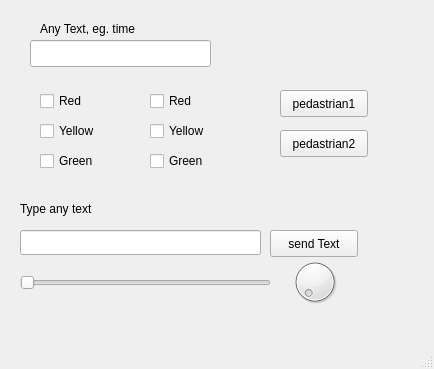
<?xml version="1.0" encoding="UTF-8"?>
<ui version="4.0">
 <class>MainWindow</class>
 <widget class="QMainWindow" name="MainWindow">
  <property name="geometry">
   <rect>
    <x>0</x>
    <y>0</y>
    <width>434</width>
    <height>369</height>
   </rect>
  </property>
  <property name="windowTitle">
   <string>MainWindow</string>
  </property>
  <widget class="QWidget" name="centralwidget">
   <widget class="QLabel" name="labelA">
    <property name="geometry">
     <rect>
      <x>40</x>
      <y>20</y>
      <width>111</width>
      <height>17</height>
     </rect>
    </property>
    <property name="text">
     <string>Any Text, eg. time</string>
    </property>
   </widget>
   <widget class="QLineEdit" name="textOutput">
    <property name="geometry">
     <rect>
      <x>30</x>
      <y>40</y>
      <width>181</width>
      <height>27</height>
     </rect>
    </property>
    <property name="palette">
     <palette>
      <active>
       <colorrole role="WindowText">
        <brush brushstyle="SolidPattern">
         <color alpha="255">
          <red>0</red>
          <green>170</green>
          <blue>0</blue>
         </color>
        </brush>
       </colorrole>
      </active>
      <inactive>
       <colorrole role="WindowText">
        <brush brushstyle="SolidPattern">
         <color alpha="255">
          <red>0</red>
          <green>170</green>
          <blue>0</blue>
         </color>
        </brush>
       </colorrole>
      </inactive>
      <disabled>
       <colorrole role="WindowText">
        <brush brushstyle="SolidPattern">
         <color alpha="255">
          <red>133</red>
          <green>133</green>
          <blue>133</blue>
         </color>
        </brush>
       </colorrole>
      </disabled>
     </palette>
    </property>
   </widget>
   <widget class="QCheckBox" name="red1">
    <property name="geometry">
     <rect>
      <x>40</x>
      <y>90</y>
      <width>105</width>
      <height>22</height>
     </rect>
    </property>
    <property name="text">
     <string>Red</string>
    </property>
    <property name="autoRepeatDelay">
     <number>300</number>
    </property>
   </widget>
   <widget class="QCheckBox" name="yellow1">
    <property name="geometry">
     <rect>
      <x>40</x>
      <y>120</y>
      <width>105</width>
      <height>22</height>
     </rect>
    </property>
    <property name="text">
     <string>Yellow</string>
    </property>
    <property name="autoRepeatDelay">
     <number>300</number>
    </property>
   </widget>
   <widget class="QCheckBox" name="green1">
    <property name="geometry">
     <rect>
      <x>40</x>
      <y>150</y>
      <width>105</width>
      <height>22</height>
     </rect>
    </property>
    <property name="text">
     <string>Green</string>
    </property>
    <property name="autoRepeatDelay">
     <number>300</number>
    </property>
   </widget>
   <widget class="QPushButton" name="pedastrian1">
    <property name="geometry">
     <rect>
      <x>280</x>
      <y>90</y>
      <width>88</width>
      <height>27</height>
     </rect>
    </property>
    <property name="text">
     <string>pedastrian1</string>
    </property>
   </widget>
   <widget class="QCheckBox" name="green2">
    <property name="geometry">
     <rect>
      <x>150</x>
      <y>150</y>
      <width>105</width>
      <height>22</height>
     </rect>
    </property>
    <property name="text">
     <string>Green</string>
    </property>
    <property name="autoRepeatDelay">
     <number>300</number>
    </property>
   </widget>
   <widget class="QCheckBox" name="yellow2">
    <property name="geometry">
     <rect>
      <x>150</x>
      <y>120</y>
      <width>105</width>
      <height>22</height>
     </rect>
    </property>
    <property name="text">
     <string>Yellow</string>
    </property>
    <property name="autoRepeatDelay">
     <number>300</number>
    </property>
   </widget>
   <widget class="QCheckBox" name="red2">
    <property name="geometry">
     <rect>
      <x>150</x>
      <y>90</y>
      <width>105</width>
      <height>22</height>
     </rect>
    </property>
    <property name="text">
     <string>Red</string>
    </property>
    <property name="autoRepeatDelay">
     <number>300</number>
    </property>
   </widget>
   <widget class="QPushButton" name="pedastrian2">
    <property name="geometry">
     <rect>
      <x>280</x>
      <y>130</y>
      <width>88</width>
      <height>27</height>
     </rect>
    </property>
    <property name="text">
     <string>pedastrian2</string>
    </property>
   </widget>
   <widget class="QLineEdit" name="lineEdit">
    <property name="geometry">
     <rect>
      <x>20</x>
      <y>230</y>
      <width>241</width>
      <height>25</height>
     </rect>
    </property>
   </widget>
   <widget class="QLabel" name="labelA_2">
    <property name="geometry">
     <rect>
      <x>20</x>
      <y>200</y>
      <width>111</width>
      <height>17</height>
     </rect>
    </property>
    <property name="text">
     <string>Type any text</string>
    </property>
   </widget>
   <widget class="QDial" name="dial">
    <property name="geometry">
     <rect>
      <x>290</x>
      <y>250</y>
      <width>50</width>
      <height>64</height>
     </rect>
    </property>
   </widget>
   <widget class="QSlider" name="horizontalSlider">
    <property name="geometry">
     <rect>
      <x>20</x>
      <y>270</y>
      <width>251</width>
      <height>25</height>
     </rect>
    </property>
    <property name="orientation">
     <enum>Qt::Horizontal</enum>
    </property>
   </widget>
   <widget class="QPushButton" name="sendtext">
    <property name="geometry">
     <rect>
      <x>270</x>
      <y>230</y>
      <width>88</width>
      <height>27</height>
     </rect>
    </property>
    <property name="text">
     <string>send Text</string>
    </property>
   </widget>
  </widget>
  <widget class="QMenuBar" name="menubar">
   <property name="geometry">
    <rect>
     <x>0</x>
     <y>0</y>
     <width>434</width>
     <height>27</height>
    </rect>
   </property>
  </widget>
  <widget class="QStatusBar" name="statusbar"/>
 </widget>
 <resources/>
 <connections/>
</ui>
